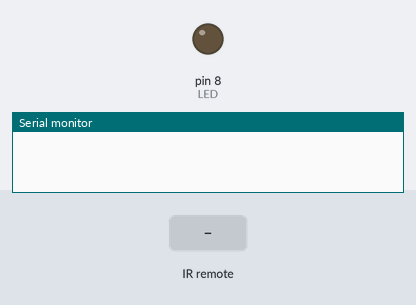
Bench run of a sketch on a simulated Arduino Uno, built with avr-gcc and run on an emulated ATmega328P. On the bench: output pins drawn as LEDs (lit = HIGH), the last lines printed to the serial monitor. The test bench sets the inputs (shaded band).

Above: at 1.2 s.
1.3 s: infrared code 0xA619148B received
At 2.2 s:
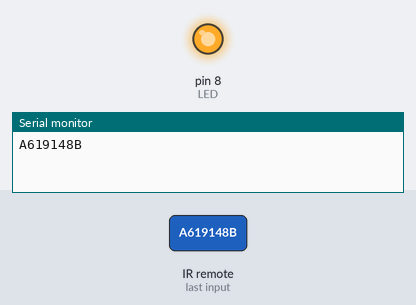
2.8 s: infrared code 0x70E6B703 received
Timing chart, 0 to 5.8 s (numbered marks = the images above; inputs shaded):
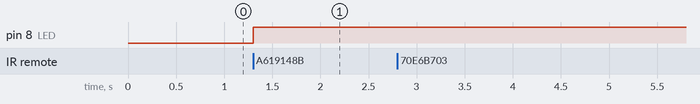

The sketch:

IR_Receiver.ino
```cpp
 #include <IRremote.h>
const int LED = 8;
const int LED2 = 2;
const int RECV_PIN = 7;
IRrecv irrecv(RECV_PIN);
decode_results results;
bool turnledon=false;
bool turnledon2=false;
const unsigned long ExpectedHex1 =0xA619148B;
const unsigned long ExpectedHex =0x70E6B703;
void setup(){
  Serial.begin(1200);
  irrecv.enableIRIn();
  pinMode(LED,OUTPUT);
}

void loop(){


if (turnledon)
 {
   digitalWrite(LED, HIGH);

 }
 else
 {
   digitalWrite(LED, LOW);

 }


if (turnledon2)
 {
   digitalWrite(LED2, HIGH);

 }
 else
 {
   digitalWrite(LED2, LOW);

 }

  if (irrecv.decode(&results)){
        Serial.println(results.value,HEX);
        if(results.value==ExpectedHex1)
        {
          turnledon=!turnledon;
          }
 else if(results.value==ExpectedHex)
        {
          turnledon2=!turnledon2;
          }
        irrecv.resume();
  }
}
```

Measured:
- after the input at 1.3 s, pin 8 (LED): LOW → HIGH at once
